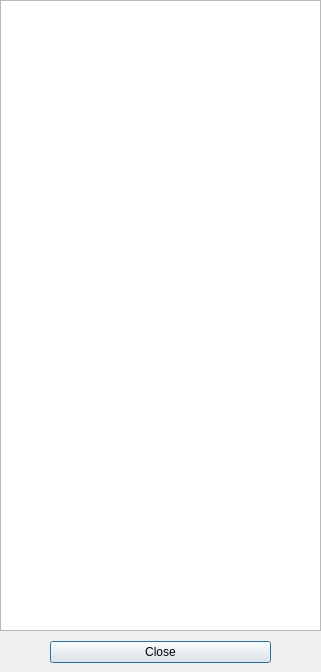
<?xml version="1.0" encoding="UTF-8"?>
<ui version="4.0">
 <class>DialogSelectBookInBible</class>
 <widget class="QDialog" name="DialogSelectBookInBible">
  <property name="geometry">
   <rect>
    <x>0</x>
    <y>0</y>
    <width>321</width>
    <height>672</height>
   </rect>
  </property>
  <property name="windowTitle">
   <string>Select Book In Bible</string>
  </property>
  <widget class="QListWidget" name="listWidget">
   <property name="geometry">
    <rect>
     <x>0</x>
     <y>0</y>
     <width>321</width>
     <height>631</height>
    </rect>
   </property>
  </widget>
  <widget class="QWidget" name="verticalLayoutWidget">
   <property name="geometry">
    <rect>
     <x>0</x>
     <y>627</y>
     <width>321</width>
     <height>51</height>
    </rect>
   </property>
   <layout class="QVBoxLayout" name="verticalLayout">
    <property name="leftMargin">
     <number>50</number>
    </property>
    <property name="topMargin">
     <number>0</number>
    </property>
    <property name="rightMargin">
     <number>50</number>
    </property>
    <item>
     <widget class="QPushButton" name="pbClose">
      <property name="text">
       <string>Close</string>
      </property>
     </widget>
    </item>
   </layout>
  </widget>
 </widget>
 <resources/>
 <connections/>
</ui>
